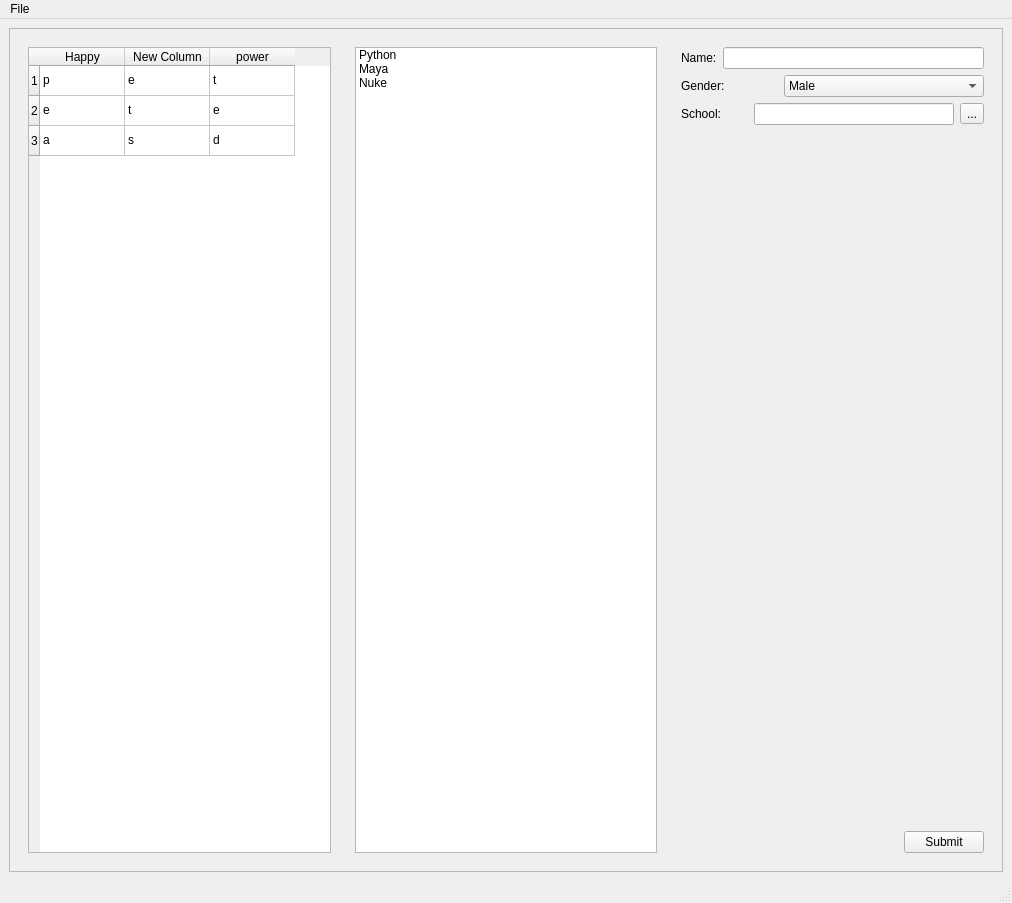
<?xml version="1.0" encoding="UTF-8"?>
<ui version="4.0">
 <class>MainWindow</class>
 <widget class="QMainWindow" name="MainWindow">
  <property name="geometry">
   <rect>
    <x>0</x>
    <y>0</y>
    <width>1012</width>
    <height>903</height>
   </rect>
  </property>
  <property name="windowTitle">
   <string>MainWindow</string>
  </property>
  <property name="windowIcon">
   <iconset resource="Image/Icons2.qrc">
    <normaloff>:/Icons2/Battery3.jpg</normaloff>
    <normalon>:/Icons2/battery1.gif</normalon>:/Icons2/Battery3.jpg</iconset>
  </property>
  <widget class="QWidget" name="centralwidget">
   <layout class="QGridLayout" name="gridLayout_3">
    <item row="0" column="0">
     <widget class="QFrame" name="frame">
      <property name="frameShape">
       <enum>QFrame::StyledPanel</enum>
      </property>
      <property name="frameShadow">
       <enum>QFrame::Raised</enum>
      </property>
      <layout class="QGridLayout" name="gridLayout_5">
       <item row="0" column="0">
        <widget class="QWidget" name="widget_3" native="true">
         <layout class="QGridLayout" name="gridLayout_4">
          <item row="0" column="0">
           <widget class="QTableWidget" name="tableWidget_1">
            <attribute name="horizontalHeaderDefaultSectionSize">
             <number>85</number>
            </attribute>
            <row>
             <property name="text">
              <string>1</string>
             </property>
            </row>
            <row>
             <property name="text">
              <string>2</string>
             </property>
            </row>
            <row>
             <property name="text">
              <string>3</string>
             </property>
            </row>
            <column>
             <property name="text">
              <string>Happy</string>
             </property>
            </column>
            <column>
             <property name="text">
              <string>New Column</string>
             </property>
            </column>
            <column>
             <property name="text">
              <string>power</string>
             </property>
            </column>
            <item row="0" column="0">
             <property name="text">
              <string>p</string>
             </property>
            </item>
            <item row="0" column="1">
             <property name="text">
              <string>e</string>
             </property>
            </item>
            <item row="0" column="2">
             <property name="text">
              <string>t</string>
             </property>
            </item>
            <item row="1" column="0">
             <property name="text">
              <string>e</string>
             </property>
            </item>
            <item row="1" column="1">
             <property name="text">
              <string>t</string>
             </property>
            </item>
            <item row="1" column="2">
             <property name="text">
              <string>e</string>
             </property>
            </item>
            <item row="2" column="0">
             <property name="text">
              <string>a</string>
             </property>
            </item>
            <item row="2" column="1">
             <property name="text">
              <string>s</string>
             </property>
            </item>
            <item row="2" column="2">
             <property name="text">
              <string>d</string>
             </property>
            </item>
           </widget>
          </item>
         </layout>
        </widget>
       </item>
       <item row="0" column="1">
        <widget class="QWidget" name="widget" native="true">
         <layout class="QGridLayout" name="gridLayout_2">
          <item row="0" column="0">
           <widget class="QListWidget" name="listWidget">
            <item>
             <property name="text">
              <string>Python</string>
             </property>
            </item>
            <item>
             <property name="text">
              <string>Maya</string>
             </property>
            </item>
            <item>
             <property name="text">
              <string>Nuke</string>
             </property>
            </item>
           </widget>
          </item>
         </layout>
        </widget>
       </item>
       <item row="0" column="2">
        <widget class="QWidget" name="widget_2" native="true">
         <layout class="QGridLayout" name="gridLayout">
          <item row="0" column="0">
           <layout class="QHBoxLayout" name="horizontalLayout">
            <item>
             <widget class="QLabel" name="label">
              <property name="text">
               <string>Name:</string>
              </property>
             </widget>
            </item>
            <item>
             <widget class="QLineEdit" name="name_LE">
              <property name="minimumSize">
               <size>
                <width>150</width>
                <height>0</height>
               </size>
              </property>
             </widget>
            </item>
           </layout>
          </item>
          <item row="1" column="0">
           <layout class="QHBoxLayout" name="horizontalLayout_2">
            <item>
             <widget class="QLabel" name="label_2">
              <property name="text">
               <string>Gender:</string>
              </property>
             </widget>
            </item>
            <item>
             <widget class="QComboBox" name="comboBox">
              <property name="minimumSize">
               <size>
                <width>200</width>
                <height>0</height>
               </size>
              </property>
              <property name="maximumSize">
               <size>
                <width>3000</width>
                <height>200</height>
               </size>
              </property>
              <item>
               <property name="text">
                <string>Male</string>
               </property>
              </item>
              <item>
               <property name="text">
                <string>Female</string>
               </property>
              </item>
             </widget>
            </item>
           </layout>
          </item>
          <item row="2" column="0">
           <layout class="QHBoxLayout" name="horizontalLayout_3">
            <item>
             <widget class="QLabel" name="label_3">
              <property name="text">
               <string>School:</string>
              </property>
             </widget>
            </item>
            <item>
             <widget class="QLineEdit" name="school_LE">
              <property name="minimumSize">
               <size>
                <width>200</width>
                <height>0</height>
               </size>
              </property>
              <property name="maximumSize">
               <size>
                <width>150</width>
                <height>16777215</height>
               </size>
              </property>
             </widget>
            </item>
            <item>
             <widget class="QToolButton" name="school_TB">
              <property name="text">
               <string>...</string>
              </property>
             </widget>
            </item>
           </layout>
          </item>
          <item row="3" column="0">
           <spacer name="verticalSpacer">
            <property name="orientation">
             <enum>Qt::Vertical</enum>
            </property>
            <property name="sizeHint" stdset="0">
             <size>
              <width>17</width>
              <height>633</height>
             </size>
            </property>
           </spacer>
          </item>
          <item row="4" column="0">
           <layout class="QHBoxLayout" name="horizontalLayout_4">
            <item>
             <spacer name="horizontalSpacer">
              <property name="orientation">
               <enum>Qt::Horizontal</enum>
              </property>
              <property name="sizeHint" stdset="0">
               <size>
                <width>138</width>
                <height>20</height>
               </size>
              </property>
             </spacer>
            </item>
            <item>
             <widget class="QPushButton" name="submit_PB">
              <property name="maximumSize">
               <size>
                <width>100</width>
                <height>16777215</height>
               </size>
              </property>
              <property name="text">
               <string>Submit</string>
              </property>
              <property name="icon">
               <iconset resource="Image/Icons2.qrc">
                <normaloff>:/Icons2/check3.png</normaloff>:/Icons2/check3.png</iconset>
              </property>
             </widget>
            </item>
           </layout>
          </item>
         </layout>
        </widget>
       </item>
      </layout>
     </widget>
    </item>
   </layout>
  </widget>
  <widget class="QMenuBar" name="menubar">
   <property name="geometry">
    <rect>
     <x>0</x>
     <y>0</y>
     <width>1012</width>
     <height>27</height>
    </rect>
   </property>
   <widget class="QMenu" name="menuFile">
    <property name="title">
     <string>File</string>
    </property>
    <addaction name="actionClose"/>
   </widget>
   <addaction name="menuFile"/>
  </widget>
  <widget class="QStatusBar" name="statusbar"/>
  <action name="actionClose">
   <property name="icon">
    <iconset resource="Image/Icons2.qrc">
     <normaloff>:/Icons2/Battery2.jpg</normaloff>:/Icons2/Battery2.jpg</iconset>
   </property>
   <property name="text">
    <string>Close</string>
   </property>
  </action>
 </widget>
 <resources>
  <include location="Image/Icons2.qrc"/>
 </resources>
 <connections/>
</ui>
